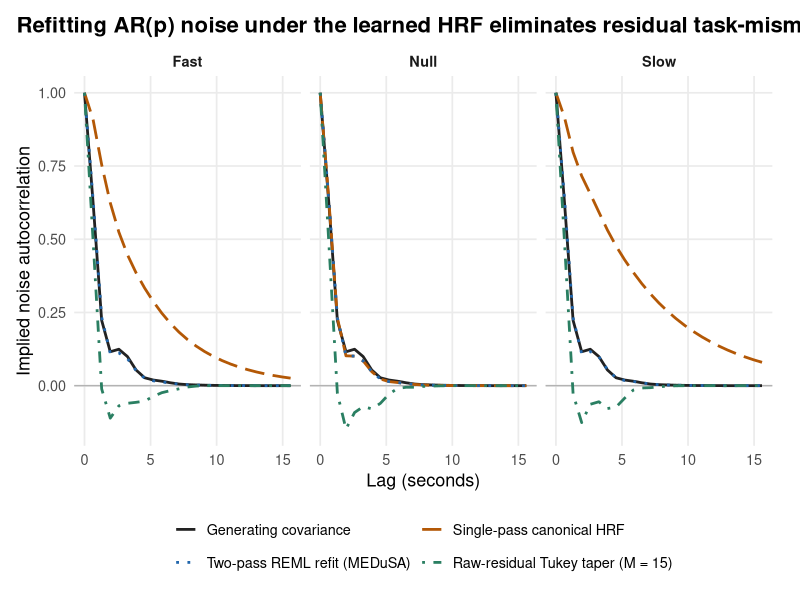

Write the R code that produced this figure.
library(ggplot2)
a <- read.csv("diagnostic_acfs.csv")
a <- subset(a, run == "run1" & method %in% c("Canonical_HRF", "Current_MEDuSA", "Tukey15_selected"))
t_df <- subset(a, method == "Current_MEDuSA")
t_df$method <- "Generating covariance"
t_df$estimated <- t_df$true
a <- rbind(a, t_df)
a$method <- factor(
  a$method,
  levels = c("Generating covariance", "Canonical_HRF", "Current_MEDuSA", "Tukey15_selected"),
  labels = c(
    "Generating covariance",
    "Single-pass canonical HRF",
    "Two-pass REML refit (MEDuSA)",
    "Raw-residual Tukey taper (M = 15)"
  )
)
theme_set(
  theme_minimal(base_size = 13) +
    theme(
      panel.grid.minor = element_blank(),
      legend.position = "bottom",
      legend.box = "vertical",
      plot.title.position = "plot",
      plot.title = element_text(face = "bold", size = 16),
      strip.text = element_text(face = "bold"),
      plot.margin = margin(12, 20, 12, 12)
    )
)
p <- ggplot(a, aes(lag * 0.65, estimated, color = method, linetype = method)) +
  geom_hline(yintercept = 0, color = "grey70") +
  geom_line(linewidth = 0.95) +
  facet_wrap(~parcel, nrow = 1) +
  scale_color_manual(values = c("#222222", "#B35806", "#2166AC", "#2A7F62")) +
  scale_linetype_manual(values = c("solid", "longdash", "dotted", "dotdash")) +
  labs(
    x = "Lag (seconds)",
    y = "Implied noise autocorrelation",
    color = NULL,
    linetype = NULL,
    title = "Refitting AR(p) noise under the learned HRF eliminates residual task-mismatch bias"
  ) +
  guides(color = guide_legend(nrow = 2, byrow = TRUE), linetype = guide_legend(nrow = 2, byrow = TRUE))
ggsave("noise_comparison.png", ggplot_gtable(ggplot_build(p)), width = 11, height = 4.8, dpi = 170, bg = "white")
